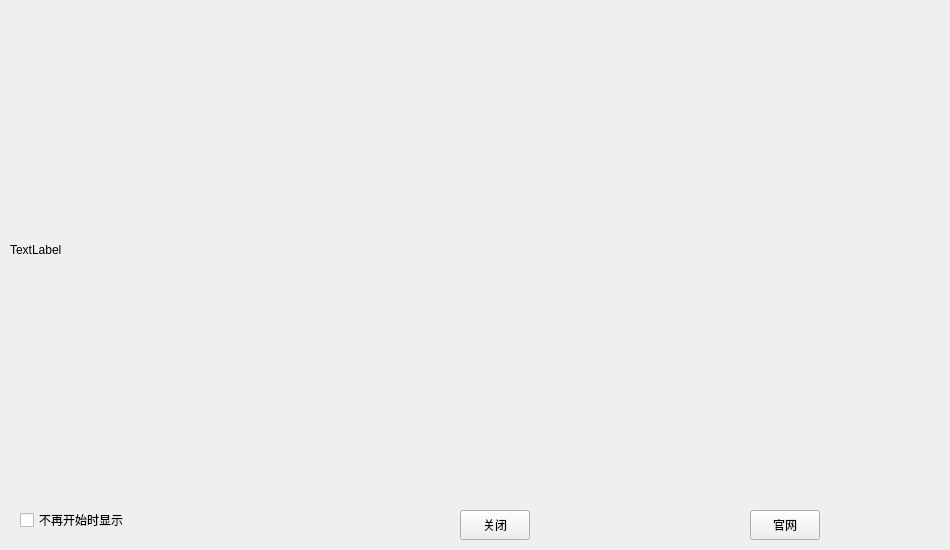
<?xml version="1.0" encoding="UTF-8"?>
<ui version="4.0">
 <class>TaoHelp</class>
 <widget class="QWidget" name="TaoHelp">
  <property name="geometry">
   <rect>
    <x>0</x>
    <y>0</y>
    <width>950</width>
    <height>550</height>
   </rect>
  </property>
  <property name="windowTitle">
   <string>帮助中心</string>
  </property>
  <widget class="QPushButton" name="btnGo2WebSite">
   <property name="geometry">
    <rect>
     <x>750</x>
     <y>510</y>
     <width>70</width>
     <height>30</height>
    </rect>
   </property>
   <property name="text">
    <string>官网</string>
   </property>
  </widget>
  <widget class="QLabel" name="lblHelpContent">
   <property name="geometry">
    <rect>
     <x>10</x>
     <y>0</y>
     <width>930</width>
     <height>500</height>
    </rect>
   </property>
   <property name="text">
    <string>TextLabel</string>
   </property>
  </widget>
  <widget class="QCheckBox" name="chkBoxStartShowHelp">
   <property name="geometry">
    <rect>
     <x>20</x>
     <y>510</y>
     <width>120</width>
     <height>20</height>
    </rect>
   </property>
   <property name="text">
    <string>不再开始时显示</string>
   </property>
  </widget>
  <widget class="QPushButton" name="btnClose">
   <property name="geometry">
    <rect>
     <x>460</x>
     <y>510</y>
     <width>70</width>
     <height>30</height>
    </rect>
   </property>
   <property name="text">
    <string>关闭</string>
   </property>
  </widget>
 </widget>
 <resources/>
 <connections/>
</ui>
